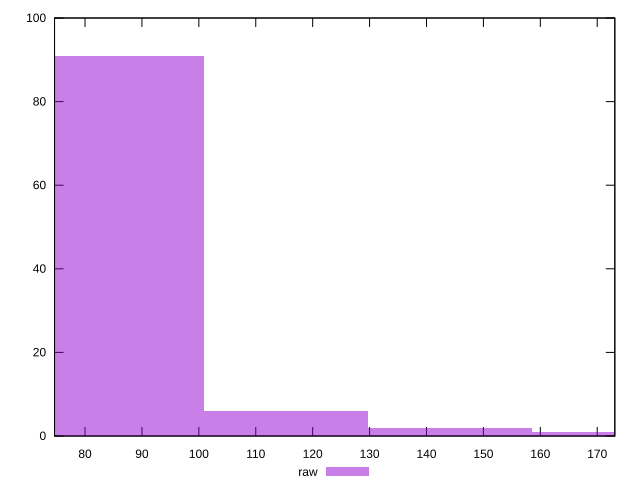

Generate this figure with gnuplot:
reset

$raw <<EOF
172.87361350838637 1
86.43680675419319 91
115.24907567225758 6
144.06134459032197 2
EOF

set key outside below
set boxwidth 28.812268918064394
set xrange [74.642:173.09]
set yrange [0:100]
set trange [0:100]
set style fill transparent solid 0.5 noborder
set terminal svg size 640, 490 enhanced background rgb 'white'
set output "reports/report_00031_2021-02-24T23-18-18.084Z/server-response-time/samples/agenda/raw/histogram.svg"

plot $raw title "raw" with boxes

reset
